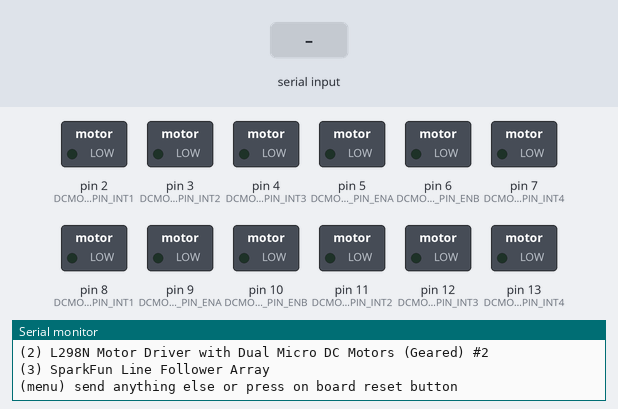
Bench run of a sketch on a simulated Arduino Uno, built with avr-gcc and run on an emulated ATmega328P. Parts: switched loads named in the sketch (green lamp = pin HIGH), the last lines printed to the serial monitor. The test bench sets the inputs (shaded band).

Above: at 1.0 s.
1.1 s: "1" received over Serial
At 1.8 s:
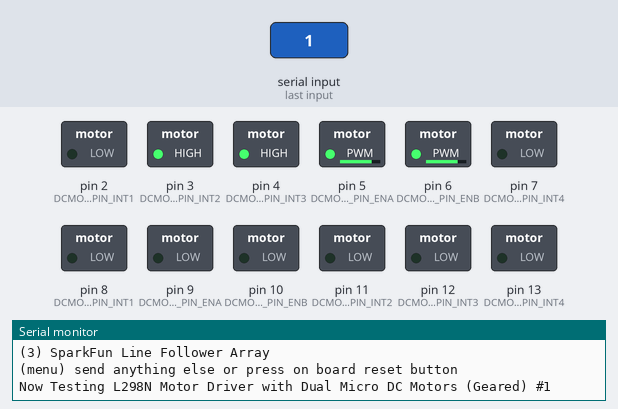
Timing chart, 0 to 12.6 s (numbered marks = the images above; inputs shaded):
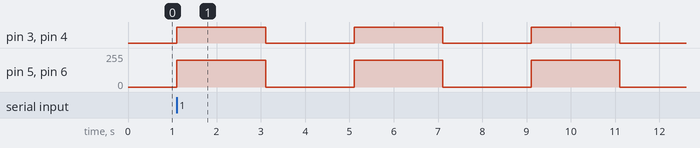

The sketch:

Firmware.ino
```cpp
// Include Libraries
#include "Arduino.h"
#include "DCMDriverL298.h"


// Pin Definitions
#define DCMOTORDRIVERL298_1_PIN_INT1	2
#define DCMOTORDRIVERL298_1_PIN_ENB	6
#define DCMOTORDRIVERL298_1_PIN_INT2	3
#define DCMOTORDRIVERL298_1_PIN_ENA	5
#define DCMOTORDRIVERL298_1_PIN_INT3	4
#define DCMOTORDRIVERL298_1_PIN_INT4	7
#define DCMOTORDRIVERL298_2_PIN_INT1	8
#define DCMOTORDRIVERL298_2_PIN_ENB	10
#define DCMOTORDRIVERL298_2_PIN_INT2	11
#define DCMOTORDRIVERL298_2_PIN_ENA	9
#define DCMOTORDRIVERL298_2_PIN_INT3	12
#define DCMOTORDRIVERL298_2_PIN_INT4	13


// Global variables and defines

// object initialization
DCMDriverL298 dcMotorDriverL298_1(DCMOTORDRIVERL298_1_PIN_ENA,DCMOTORDRIVERL298_1_PIN_INT1,DCMOTORDRIVERL298_1_PIN_INT2,DCMOTORDRIVERL298_1_PIN_ENB,DCMOTORDRIVERL298_1_PIN_INT3,DCMOTORDRIVERL298_1_PIN_INT4);
DCMDriverL298 dcMotorDriverL298_2(DCMOTORDRIVERL298_2_PIN_ENA,DCMOTORDRIVERL298_2_PIN_INT1,DCMOTORDRIVERL298_2_PIN_INT2,DCMOTORDRIVERL298_2_PIN_ENB,DCMOTORDRIVERL298_2_PIN_INT3,DCMOTORDRIVERL298_2_PIN_INT4);


// define vars for testing menu
const int timeout = 10000;       //define timeout of 10 sec
char menuOption = 0;
long time0;

// Setup the essentials for your circuit to work. It runs first every time your circuit is powered with electricity.
void setup()
{
    // Setup Serial which is useful for debugging
    // Use the Serial Monitor to view printed messages
    Serial.begin(9600);
    while (!Serial) ; // wait for serial port to connect. Needed for native USB
    Serial.println("start");


    menuOption = menu();

}

// Main logic of your circuit. It defines the interaction between the components you selected. After setup, it runs over and over again, in an eternal loop.
void loop()
{


    if(menuOption == '1') {
    // L298N Motor Driver with Dual Micro DC Motors (Geared) #1 - Test Code
    //Start both motors. note that rotation direction is determined by the motors connection to the driver.
    //You can change the speed by setting a value between 0-255, and set the direction by changing between 1 and 0.
    dcMotorDriverL298_1.setMotorA(200,1);
    dcMotorDriverL298_1.setMotorB(200,0);
    delay(2000);
    //Stop both motors
    dcMotorDriverL298_1.stopMotors();
    delay(2000);

    }
    else if(menuOption == '2') {
    // L298N Motor Driver with Dual Micro DC Motors (Geared) #2 - Test Code
    //Start both motors. note that rotation direction is determined by the motors connection to the driver.
    //You can change the speed by setting a value between 0-255, and set the direction by changing between 1 and 0.
    dcMotorDriverL298_2.setMotorA(200,1);
    dcMotorDriverL298_2.setMotorB(200,0);
    delay(2000);
    //Stop both motors
    dcMotorDriverL298_2.stopMotors();
    delay(2000);

    }
    else if(menuOption == '3')
    {
    // Disclaimer: The SparkFun Line Follower Array is in testing and/or doesn't have code, therefore it may be buggy. Please be kind and report any bugs you may find.
    }

    if (millis() - time0 > timeout)
    {
        menuOption = menu();
    }

}


// Menu function for selecting the components to be tested
// Follow serial monitor for instrcutions
char menu()
{

    Serial.println(F("\nWhich component would you like to test?"));
    Serial.println(F("(1) L298N Motor Driver with Dual Micro DC Motors (Geared) #1"));
    Serial.println(F("(2) L298N Motor Driver with Dual Micro DC Motors (Geared) #2"));
    Serial.println(F("(3) SparkFun Line Follower Array"));
    Serial.println(F("(menu) send anything else or press on board reset button\n"));
    while (!Serial.available());

    // Read data from serial monitor if received
    while (Serial.available())
    {
        char c = Serial.read();
        if (isAlphaNumeric(c))
        {

            if(c == '1')
    			Serial.println(F("Now Testing L298N Motor Driver with Dual Micro DC Motors (Geared) #1"));
    		else if(c == '2')
    			Serial.println(F("Now Testing L298N Motor Driver with Dual Micro DC Motors (Geared) #2"));
    		else if(c == '3')
    			Serial.println(F("Now Testing SparkFun Line Follower Array - note that this component doesn't have a test code"));
            else
            {
                Serial.println(F("illegal input!"));
                return 0;
            }
            time0 = millis();
            return c;
        }
    }
}

/*******************************************************

*    Circuito.io is an automatic generator of schematics and code for off
*    the shelf hardware combinations.

*    Copyright (C) 2016 Roboplan Technologies Ltd.

*    This program is free software: you can redistribute it and/or modify
*    it under the terms of the GNU General Public License as published by
*    the Free Software Foundation, either version 3 of the License, or
*    (at your option) any later version.

*    This program is distributed in the hope that it will be useful,
*    but WITHOUT ANY WARRANTY; without even the implied warranty of
*    MERCHANTABILITY or FITNESS FOR A PARTICULAR PURPOSE.  See the
*    GNU General Public License for more details.

*    You should have received a copy of the GNU General Public License
*    along with this program.  If not, see <http://www.gnu.org/licenses/>.

*    In addition, and without limitation, to the disclaimers of warranties
*    stated above and in the GNU General Public License version 3 (or any
*    later version), Roboplan Technologies Ltd. ("Roboplan") offers this
*    program subject to the following warranty disclaimers and by using
*    this program you acknowledge and agree to the following:
*    THIS PROGRAM IS PROVIDED ON AN "AS IS" AND "AS AVAILABLE" BASIS, AND
*    WITHOUT WARRANTIES OF ANY KIND EITHER EXPRESS OR IMPLIED.  ROBOPLAN
*    HEREBY DISCLAIMS ALL WARRANTIES, EXPRESS OR IMPLIED, INCLUDING BUT
*    NOT LIMITED TO IMPLIED WARRANTIES OF MERCHANTABILITY, TITLE, FITNESS
*    FOR A PARTICULAR PURPOSE, NON-INFRINGEMENT, AND THOSE ARISING BY
*    STATUTE OR FROM A COURSE OF DEALING OR USAGE OF TRADE.
*    YOUR RELIANCE ON, OR USE OF THIS PROGRAM IS AT YOUR SOLE RISK.
*    ROBOPLAN DOES NOT GUARANTEE THAT THE PROGRAM WILL BE FREE OF, OR NOT
*    SUSCEPTIBLE TO, BUGS, SECURITY BREACHES, OR VIRUSES. ROBOPLAN DOES
*    NOT WARRANT THAT YOUR USE OF THE PROGRAM, INCLUDING PURSUANT TO
*    SCHEMATICS, INSTRUCTIONS OR RECOMMENDATIONS OF ROBOPLAN, WILL BE SAFE
*    FOR PERSONAL USE OR FOR PRODUCTION OR COMMERCIAL USE, WILL NOT
*    VIOLATE ANY THIRD PARTY RIGHTS, WILL PROVIDE THE INTENDED OR DESIRED
*    RESULTS, OR OPERATE AS YOU INTENDED OR AS MAY BE INDICATED BY ROBOPLAN.
*    YOU HEREBY WAIVE, AGREE NOT TO ASSERT AGAINST, AND RELEASE ROBOPLAN,
*    ITS LICENSORS AND AFFILIATES FROM, ANY CLAIMS IN CONNECTION WITH ANY OF
*    THE ABOVE.
********************************************************/
```

DCMDriverL298.cpp
```cpp
#include <Arduino.h>
#include "DCMDriverL298.h"

/**
* Construct a DC Motor Driver instance.<BR>
* It constructs two DC Motor instances, motorL and motorR.<BR>
* enA, enB - enable pins for motors. connected to PWM pin on Arduino board.<BR>
* pinA1,pinA2,pinB1,pinB2 - direction pin of the motors. connected to digital pins on Arduino board.
*/
DCMDriverL298::DCMDriverL298(const int enA, const int pinA1, const int pinA2, const int enB, const int pinB1, const int pinB2) : m_enA(enA), m_enB(enB), m_pinA1(pinA1), m_pinA2(pinA2), m_pinB1(pinB1), m_pinB2(pinB2)
{
	pinMode(m_pinA1,OUTPUT);
    pinMode(m_pinA2,OUTPUT);
    pinMode(m_pinB1,OUTPUT);
    pinMode(m_pinB2,OUTPUT);
    pinMode(m_enA,OUTPUT);
    pinMode(m_enB,OUTPUT);

 	stopMotors();
}

/**Set DC motor A speed and direction.
*/
void DCMDriverL298::setMotorA(int speed, bool dir)
{
	setMotor(m_enA, m_pinA1, m_pinA2, speed, dir);
}

/**Set DC motor B speed and direction.
*/
void DCMDriverL298::setMotorB(int speed, bool dir)
{
	setMotor(m_enB, m_pinB1, m_pinB2, speed, dir);
}
/**Stop DC motor A.
*/
void DCMDriverL298::stopMotorA()
{
	off(m_enA, m_pinA1, m_pinA2);
}
/**Stop DC motor B.
*/
void DCMDriverL298::stopMotorB()
{
	off(m_enB, m_pinB1, m_pinB2);
}
/**Stop both DC motors.
*/
void DCMDriverL298::stopMotors()
{
	stopMotorA();
	stopMotorB();
}
/**Set DC motor speed and direction.
*/
void DCMDriverL298::setMotor(int pinPWM, int pinDir1, int pinDir2, int speed, bool dir)
{
	analogWrite(pinPWM, speed);
	digitalWrite(pinDir1, !dir);
	digitalWrite(pinDir2, dir);
}


/**Turn off DC motor
*/
void DCMDriverL298::off(int pinPWM, int pinDir1, int pinDir2)
{
	analogWrite(pinPWM, 0);
	digitalWrite(pinDir1, LOW);
	digitalWrite(pinDir2, LOW);
}
```

DCMDriverL298.h
```cpp
/** \addtogroup DCMotorWDriver
 *  @{
 */

#ifndef _DCMDRIVERL298_H_
#define _DCMDRIVERL298_H_


//DcMotor driver class:
class DCMDriverL298
{

	public:
		DCMDriverL298(const int enA, const int pinA1, const int pinA2, const int enB, const int pinB1, const int pinB2);
		void setMotorA(int speed, bool dir);
		void setMotorB(int speed, bool dir);
		void stopMotorA();
		void stopMotorB();
		void stopMotors();
		void setMotor(int pinPWM, int pinDir1, int pinDir2, int speed, bool dir);
		void off(int pinPWM, int pinDir1, int pinDir2);
	private:
		const int m_enA, m_enB, m_pinA1, m_pinA2, m_pinB1, m_pinB2;

};

#endif // _DCMDRIVERL298_H_
/** @}*/
```

Measured:
- after the input at 1.1 s, pin 3 (DCMOTORDRIVERL298_1_PIN_INT2), pin 4 (DCMOTORDRIVERL298_1_PIN_INT3): alternates HIGH for 2.0 s and LOW for 2.0 s, starting at once; pin 5 (DCMOTORDRIVERL298_1_PIN_ENA), pin 6 (DCMOTORDRIVERL298_1_PIN_ENB): alternates 200/255 for 2.0 s and 0/255 for 2.0 s, starting at once
